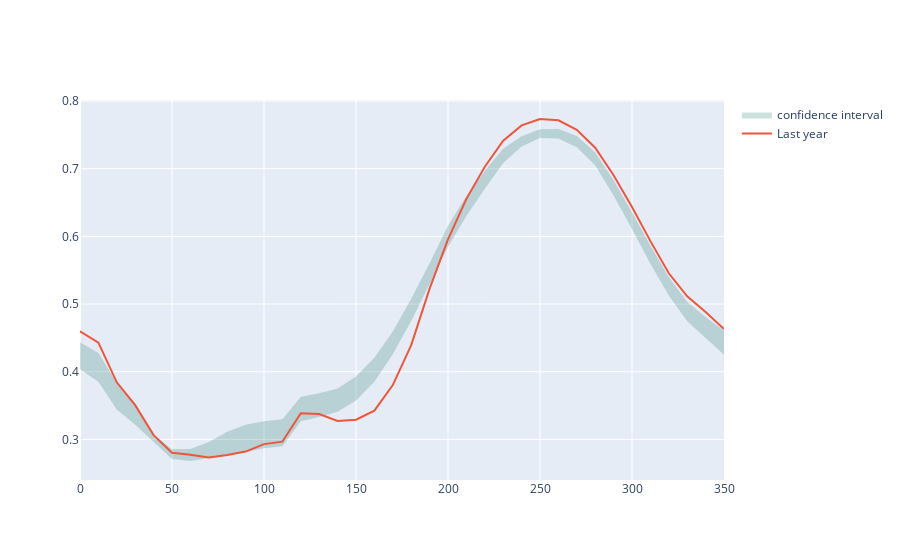

Source (notebook cell):
### Code cell
plot_region_weather(weather="NDVI")
